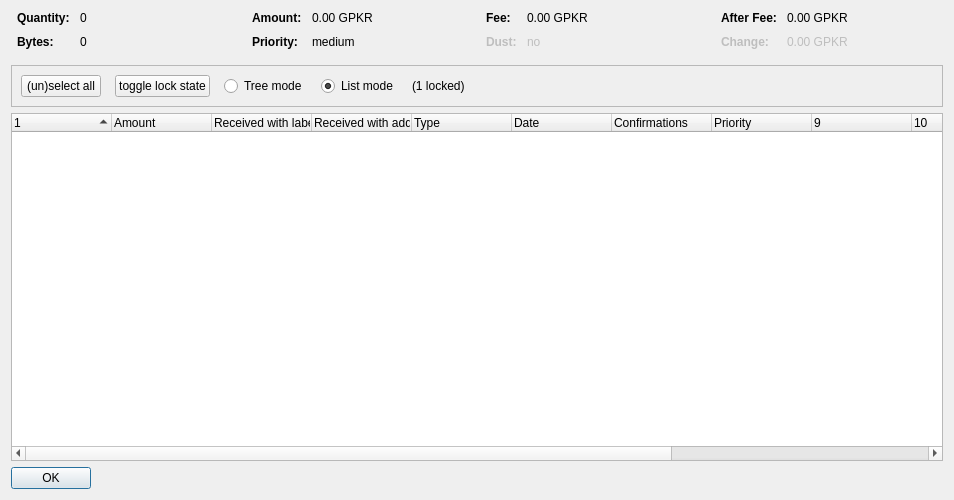
<?xml version="1.0" encoding="UTF-8"?>
<ui version="4.0">
 <class>CoinControlDialog</class>
 <widget class="QDialog" name="CoinControlDialog">
  <property name="geometry">
   <rect>
    <x>0</x>
    <y>0</y>
    <width>954</width>
    <height>500</height>
   </rect>
  </property>
  <property name="windowTitle">
   <string>Coin Selection</string>
  </property>
  <layout class="QVBoxLayout" name="verticalLayout">
   <item>
    <layout class="QHBoxLayout" name="horizontalLayoutTop" stretch="0,0,0,0">
     <property name="topMargin">
      <number>0</number>
     </property>
     <property name="bottomMargin">
      <number>10</number>
     </property>
     <item>
      <layout class="QFormLayout" name="formLayoutCoinControl1">
       <property name="horizontalSpacing">
        <number>10</number>
       </property>
       <property name="verticalSpacing">
        <number>10</number>
       </property>
       <property name="leftMargin">
        <number>6</number>
       </property>
       <property name="rightMargin">
        <number>6</number>
       </property>
       <item row="0" column="0">
        <widget class="QLabel" name="labelCoinControlQuantityText">
         <property name="font">
          <font>
           <weight>75</weight>
           <bold>true</bold>
          </font>
         </property>
         <property name="text">
          <string>Quantity:</string>
         </property>
        </widget>
       </item>
       <item row="0" column="1">
        <widget class="QLabel" name="labelCoinControlQuantity">
         <property name="cursor">
          <cursorShape>IBeamCursor</cursorShape>
         </property>
         <property name="contextMenuPolicy">
          <enum>Qt::ActionsContextMenu</enum>
         </property>
         <property name="text">
          <string notr="true">0</string>
         </property>
         <property name="textInteractionFlags">
          <set>Qt::LinksAccessibleByMouse|Qt::TextSelectableByKeyboard|Qt::TextSelectableByMouse</set>
         </property>
        </widget>
       </item>
       <item row="1" column="0">
        <widget class="QLabel" name="labelCoinControlBytesText">
         <property name="font">
          <font>
           <weight>75</weight>
           <bold>true</bold>
          </font>
         </property>
         <property name="text">
          <string>Bytes:</string>
         </property>
        </widget>
       </item>
       <item row="1" column="1">
        <widget class="QLabel" name="labelCoinControlBytes">
         <property name="cursor">
          <cursorShape>IBeamCursor</cursorShape>
         </property>
         <property name="contextMenuPolicy">
          <enum>Qt::ActionsContextMenu</enum>
         </property>
         <property name="text">
          <string notr="true">0</string>
         </property>
         <property name="textInteractionFlags">
          <set>Qt::LinksAccessibleByMouse|Qt::TextSelectableByKeyboard|Qt::TextSelectableByMouse</set>
         </property>
        </widget>
       </item>
      </layout>
     </item>
     <item>
      <layout class="QFormLayout" name="formLayoutCoinControl2">
       <property name="horizontalSpacing">
        <number>10</number>
       </property>
       <property name="verticalSpacing">
        <number>10</number>
       </property>
       <property name="leftMargin">
        <number>6</number>
       </property>
       <property name="rightMargin">
        <number>6</number>
       </property>
       <item row="0" column="0">
        <widget class="QLabel" name="labelCoinControlAmountText">
         <property name="font">
          <font>
           <weight>75</weight>
           <bold>true</bold>
          </font>
         </property>
         <property name="text">
          <string>Amount:</string>
         </property>
        </widget>
       </item>
       <item row="0" column="1">
        <widget class="QLabel" name="labelCoinControlAmount">
         <property name="cursor">
          <cursorShape>IBeamCursor</cursorShape>
         </property>
         <property name="contextMenuPolicy">
          <enum>Qt::ActionsContextMenu</enum>
         </property>
         <property name="text">
          <string notr="true">0.00 GPKR</string>
         </property>
         <property name="textInteractionFlags">
          <set>Qt::LinksAccessibleByMouse|Qt::TextSelectableByKeyboard|Qt::TextSelectableByMouse</set>
         </property>
        </widget>
       </item>
       <item row="1" column="0">
        <widget class="QLabel" name="labelCoinControlPriorityText">
         <property name="font">
          <font>
           <weight>75</weight>
           <bold>true</bold>
          </font>
         </property>
         <property name="text">
          <string>Priority:</string>
         </property>
        </widget>
       </item>
       <item row="1" column="1">
        <widget class="QLabel" name="labelCoinControlPriority">
         <property name="cursor">
          <cursorShape>IBeamCursor</cursorShape>
         </property>
         <property name="contextMenuPolicy">
          <enum>Qt::ActionsContextMenu</enum>
         </property>
         <property name="text">
          <string>medium</string>
         </property>
         <property name="textInteractionFlags">
          <set>Qt::LinksAccessibleByMouse|Qt::TextSelectableByKeyboard|Qt::TextSelectableByMouse</set>
         </property>
        </widget>
       </item>
      </layout>
     </item>
     <item>
      <layout class="QFormLayout" name="formLayoutCoinControl3">
       <property name="horizontalSpacing">
        <number>10</number>
       </property>
       <property name="verticalSpacing">
        <number>10</number>
       </property>
       <property name="leftMargin">
        <number>6</number>
       </property>
       <property name="rightMargin">
        <number>6</number>
       </property>
       <item row="0" column="0">
        <widget class="QLabel" name="labelCoinControlFeeText">
         <property name="font">
          <font>
           <weight>75</weight>
           <bold>true</bold>
          </font>
         </property>
         <property name="text">
          <string>Fee:</string>
         </property>
        </widget>
       </item>
       <item row="0" column="1">
        <widget class="QLabel" name="labelCoinControlFee">
         <property name="cursor">
          <cursorShape>IBeamCursor</cursorShape>
         </property>
         <property name="contextMenuPolicy">
          <enum>Qt::ActionsContextMenu</enum>
         </property>
         <property name="text">
          <string notr="true">0.00 GPKR</string>
         </property>
         <property name="textInteractionFlags">
          <set>Qt::LinksAccessibleByMouse|Qt::TextSelectableByKeyboard|Qt::TextSelectableByMouse</set>
         </property>
        </widget>
       </item>
       <item row="1" column="0">
        <widget class="QLabel" name="labelCoinControlLowOutputText">
         <property name="enabled">
          <bool>false</bool>
         </property>
         <property name="font">
          <font>
           <weight>75</weight>
           <bold>true</bold>
          </font>
         </property>
         <property name="text">
          <string>Dust:</string>
         </property>
        </widget>
       </item>
       <item row="1" column="1">
        <widget class="QLabel" name="labelCoinControlLowOutput">
         <property name="enabled">
          <bool>false</bool>
         </property>
         <property name="cursor">
          <cursorShape>IBeamCursor</cursorShape>
         </property>
         <property name="contextMenuPolicy">
          <enum>Qt::ActionsContextMenu</enum>
         </property>
         <property name="text">
          <string>no</string>
         </property>
         <property name="textInteractionFlags">
          <set>Qt::LinksAccessibleByMouse|Qt::TextSelectableByKeyboard|Qt::TextSelectableByMouse</set>
         </property>
        </widget>
       </item>
      </layout>
     </item>
     <item>
      <layout class="QFormLayout" name="formLayoutCoinControl4">
       <property name="horizontalSpacing">
        <number>10</number>
       </property>
       <property name="verticalSpacing">
        <number>10</number>
       </property>
       <property name="leftMargin">
        <number>6</number>
       </property>
       <property name="rightMargin">
        <number>6</number>
       </property>
       <item row="0" column="0">
        <widget class="QLabel" name="labelCoinControlAfterFeeText">
         <property name="font">
          <font>
           <weight>75</weight>
           <bold>true</bold>
          </font>
         </property>
         <property name="text">
          <string>After Fee:</string>
         </property>
        </widget>
       </item>
       <item row="0" column="1">
        <widget class="QLabel" name="labelCoinControlAfterFee">
         <property name="cursor">
          <cursorShape>IBeamCursor</cursorShape>
         </property>
         <property name="contextMenuPolicy">
          <enum>Qt::ActionsContextMenu</enum>
         </property>
         <property name="text">
          <string notr="true">0.00 GPKR</string>
         </property>
         <property name="textInteractionFlags">
          <set>Qt::LinksAccessibleByMouse|Qt::TextSelectableByKeyboard|Qt::TextSelectableByMouse</set>
         </property>
        </widget>
       </item>
       <item row="1" column="0">
        <widget class="QLabel" name="labelCoinControlChangeText">
         <property name="enabled">
          <bool>false</bool>
         </property>
         <property name="font">
          <font>
           <weight>75</weight>
           <bold>true</bold>
          </font>
         </property>
         <property name="text">
          <string>Change:</string>
         </property>
        </widget>
       </item>
       <item row="1" column="1">
        <widget class="QLabel" name="labelCoinControlChange">
         <property name="enabled">
          <bool>false</bool>
         </property>
         <property name="cursor">
          <cursorShape>IBeamCursor</cursorShape>
         </property>
         <property name="contextMenuPolicy">
          <enum>Qt::ActionsContextMenu</enum>
         </property>
         <property name="text">
          <string notr="true">0.00 GPKR</string>
         </property>
         <property name="textInteractionFlags">
          <set>Qt::LinksAccessibleByMouse|Qt::TextSelectableByKeyboard|Qt::TextSelectableByMouse</set>
         </property>
        </widget>
       </item>
      </layout>
     </item>
    </layout>
   </item>
   <item>
    <widget class="QFrame" name="frame">
     <property name="minimumSize">
      <size>
       <width>0</width>
       <height>40</height>
      </size>
     </property>
     <property name="frameShape">
      <enum>QFrame::StyledPanel</enum>
     </property>
     <property name="frameShadow">
      <enum>QFrame::Sunken</enum>
     </property>
     <layout class="QHBoxLayout" name="horizontalLayout">
      <item>
       <layout class="QHBoxLayout" name="horizontalLayoutPanel" stretch="0,0,0,0,0,0">
        <property name="spacing">
         <number>14</number>
        </property>
        <item>
         <widget class="QPushButton" name="pushButtonSelectAll">
          <property name="sizePolicy">
           <sizepolicy hsizetype="Maximum" vsizetype="Fixed">
            <horstretch>0</horstretch>
            <verstretch>0</verstretch>
           </sizepolicy>
          </property>
          <property name="text">
           <string>(un)select all</string>
          </property>
          <property name="autoDefault">
           <bool>false</bool>
          </property>
         </widget>
        </item>
        <item>
         <widget class="QPushButton" name="pushButtonToggleLock">
          <property name="sizePolicy">
           <sizepolicy hsizetype="Maximum" vsizetype="Fixed">
            <horstretch>0</horstretch>
            <verstretch>0</verstretch>
           </sizepolicy>
          </property>
          <property name="text">
           <string>toggle lock state</string>
          </property>
          <property name="autoDefault">
           <bool>false</bool>
          </property>
         </widget>
        </item>
        <item>
         <widget class="QRadioButton" name="radioTreeMode">
          <property name="sizePolicy">
           <sizepolicy hsizetype="Maximum" vsizetype="Fixed">
            <horstretch>0</horstretch>
            <verstretch>0</verstretch>
           </sizepolicy>
          </property>
          <property name="text">
           <string>Tree mode</string>
          </property>
         </widget>
        </item>
        <item>
         <widget class="QRadioButton" name="radioListMode">
          <property name="sizePolicy">
           <sizepolicy hsizetype="Maximum" vsizetype="Fixed">
            <horstretch>0</horstretch>
            <verstretch>0</verstretch>
           </sizepolicy>
          </property>
          <property name="text">
           <string>List mode</string>
          </property>
          <property name="checked">
           <bool>true</bool>
          </property>
         </widget>
        </item>
        <item>
         <widget class="QLabel" name="labelLocked">
          <property name="text">
           <string>(1 locked)</string>
          </property>
         </widget>
        </item>
        <item>
         <spacer name="horizontalSpacer">
          <property name="orientation">
           <enum>Qt::Horizontal</enum>
          </property>
          <property name="sizeHint" stdset="0">
           <size>
            <width>40</width>
            <height>20</height>
           </size>
          </property>
         </spacer>
        </item>
       </layout>
      </item>
     </layout>
    </widget>
   </item>
   <item>
    <widget class="CoinControlTreeWidget" name="treeWidget">
     <property name="contextMenuPolicy">
      <enum>Qt::CustomContextMenu</enum>
     </property>
     <property name="sortingEnabled">
      <bool>false</bool>
     </property>
     <property name="columnCount">
      <number>13</number>
     </property>
     <attribute name="headerShowSortIndicator" stdset="0">
      <bool>true</bool>
     </attribute>
     <attribute name="headerStretchLastSection">
      <bool>false</bool>
     </attribute>
     <column>
      <property name="text">
       <string/>
      </property>
     </column>
     <column>
      <property name="text">
       <string>Amount</string>
      </property>
     </column>
     <column>
      <property name="text">
       <string>Received with label</string>
      </property>
     </column>
     <column>
      <property name="text">
       <string>Received with address</string>
      </property>
     </column>
     <column>
      <property name="text">
	<string>Type</string>
      </property>
     </column>
     <column>
      <property name="text">	 
       <string>Date</string>
      </property>
     </column>
     <column>
      <property name="text">
       <string>Confirmations</string>
      </property>
      <property name="toolTip">
       <string>Confirmed</string>
      </property>
     </column>
     <column>
      <property name="text">
       <string>Priority</string>
      </property>
     </column>
     <column>
      <property name="text">
       <string/>
      </property>
     </column>
     <column>
      <property name="text">
       <string/>
      </property>
     </column>
     <column>
      <property name="text">
       <string/>
      </property>
     </column>
     <column>
      <property name="text">
       <string/>
      </property>
     </column>
     <column>
      <property name="text">
       <string/>
      </property>
     </column>
    </widget>
   </item>
   <item>
    <widget class="QDialogButtonBox" name="buttonBox">
     <property name="sizePolicy">
      <sizepolicy hsizetype="Maximum" vsizetype="Fixed">
       <horstretch>0</horstretch>
       <verstretch>0</verstretch>
      </sizepolicy>
     </property>
     <property name="orientation">
      <enum>Qt::Horizontal</enum>
     </property>
     <property name="standardButtons">
      <set>QDialogButtonBox::Ok</set>
     </property>
    </widget>
   </item>
  </layout>
 </widget>
 <customwidgets>
  <customwidget>
   <class>CoinControlTreeWidget</class>
   <extends>QTreeWidget</extends>
   <header>coincontroltreewidget.h</header>
  </customwidget>
 </customwidgets>
 <resources/>
 <connections/>
</ui>
